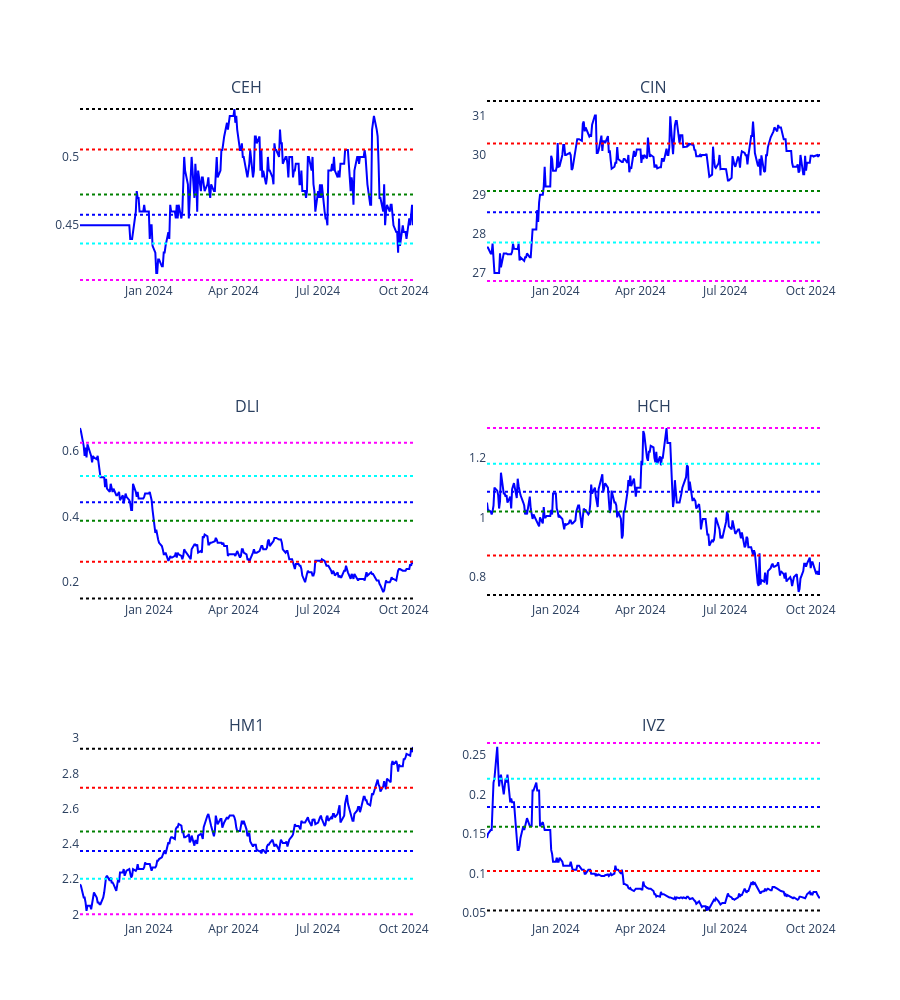

Notebook cell for this chart:
### Code cell
fig = fibonacci_retracement_strategy(list(result.keys()), days = PLAN_RANGE * 2)
fig.update_layout(
    height = 1000
)
fig.show()

### Figure 1 — Plotly figure (JSON) as saved in the notebook; plotly's stock layout.template omitted (floating-point values rounded to 4 significant figures; data arrays with more than 128 entries replaced by an {"elided": "..."} marker saying what was removed)
{"data": [{"hoverinfo": "x+y", "marker": {"color": "blue"}, "name": "CEH", "showlegend": false, "type": "scatter", "x": {"elided": "257 str values"}, "xaxis": "x", "y": {"elided": "257 float values"}, "yaxis": "y"}, {"hoverinfo": "x+y", "marker": {"color": "blue"}, "name": "CIN", "showlegend": false, "type": "scatter", "x": {"elided": "257 str values"}, "xaxis": "x2", "y": {"elided": "257 float values"}, "yaxis": "y2"}, {"hoverinfo": "x+y", "marker": {"color": "blue"}, "name": "DLI", "showlegend": false, "type": "scatter", "x": {"elided": "257 str values"}, "xaxis": "x3", "y": {"elided": "257 float values"}, "yaxis": "y3"}, {"hoverinfo": "x+y", "marker": {"color": "blue"}, "name": "HCH", "showlegend": false, "type": "scatter", "x": {"elided": "257 str values"}, "xaxis": "x4", "y": {"elided": "257 float values"}, "yaxis": "y4"}, {"hoverinfo": "x+y", "marker": {"color": "blue"}, "name": "HM1", "showlegend": false, "type": "scatter", "x": {"elided": "257 str values"}, "xaxis": "x5", "y": {"elided": "257 float values"}, "yaxis": "y5"}, {"hoverinfo": "x+y", "marker": {"color": "blue"}, "name": "IVZ", "showlegend": false, "type": "scatter", "x": {"elided": "257 str values"}, "xaxis": "x6", "y": {"elided": "257 float values"}, "yaxis": "y6"}], "layout": {"annotations": [{"font": {"size": 16}, "showarrow": false, "text": "CEH", "x": 0.225, "xanchor": "center", "xref": "paper", "y": 1, "yanchor": "bottom", "yref": "paper"}, {"font": {"size": 16}, "showarrow": false, "text": "CIN", "x": 0.775, "xanchor": "center", "xref": "paper", "y": 1, "yanchor": "bottom", "yref": "paper"}, {"font": {"size": 16}, "showarrow": false, "text": "DLI", "x": 0.225, "xanchor": "center", "xref": "paper", "y": 0.6111, "yanchor": "bottom", "yref": "paper"}, {"font": {"size": 16}, "showarrow": false, "text": "HCH", "x": 0.775, "xanchor": "center", "xref": "paper", "y": 0.6111, "yanchor": "bottom", "yref": "paper"}, {"font": {"size": 16}, "showarrow": false, "text": "HM1", "x": 0.225, "xanchor": "center", "xref": "paper", "y": 0.2222, "yanchor": "bottom", "yref": "paper"}, {"font": {"size": 16}, "showarrow": false, "text": "IVZ", "x": 0.775, "xanchor": "center", "xref": "paper", "y": 0.2222, "yanchor": "bottom", "yref": "paper"}], "height": 1000, "paper_bgcolor": "white", "plot_bgcolor": "white", "shapes": [{"line": {"color": "black", "dash": "dot"}, "type": "line", "x0": 0, "x1": 1, "xref": "x domain", "y0": 0.535, "y1": 0.535, "yref": "y"}, {"line": {"color": "red", "dash": "dot"}, "type": "line", "x0": 0, "x1": 1, "xref": "x domain", "y0": 0.5055, "y1": 0.5055, "yref": "y"}, {"line": {"color": "green", "dash": "dot"}, "type": "line", "x0": 0, "x1": 1, "xref": "x domain", "y0": 0.4725, "y1": 0.4725, "yref": "y"}, {"line": {"color": "blue", "dash": "dot"}, "type": "line", "x0": 0, "x1": 1, "xref": "x domain", "y0": 0.4578, "y1": 0.4578, "yref": "y"}, {"line": {"color": "cyan", "dash": "dot"}, "type": "line", "x0": 0, "x1": 1, "xref": "x domain", "y0": 0.4368, "y1": 0.4368, "yref": "y"}, {"line": {"color": "magenta", "dash": "dot"}, "type": "line", "x0": 0, "x1": 1, "xref": "x domain", "y0": 0.41, "y1": 0.41, "yref": "y"}, {"line": {"color": "black", "dash": "dot"}, "type": "line", "x0": 0, "x1": 1, "xref": "x2 domain", "y0": 31.37, "y1": 31.37, "yref": "y2"}, {"line": {"color": "red", "dash": "dot"}, "type": "line", "x0": 0, "x1": 1, "xref": "x2 domain", "y0": 30.29, "y1": 30.29, "yref": "y2"}, {"line": {"color": "green", "dash": "dot"}, "type": "line", "x0": 0, "x1": 1, "xref": "x2 domain", "y0": 29.09, "y1": 29.09, "yref": "y2"}, {"line": {"color": "blue", "dash": "dot"}, "type": "line", "x0": 0, "x1": 1, "xref": "x2 domain", "y0": 28.55, "y1": 28.55, "yref": "y2"}, {"line": {"color": "cyan", "dash": "dot"}, "type": "line", "x0": 0, "x1": 1, "xref": "x2 domain", "y0": 27.78, "y1": 27.78, "yref": "y2"}, {"line": {"color": "magenta", "dash": "dot"}, "type": "line", "x0": 0, "x1": 1, "xref": "x2 domain", "y0": 26.8, "y1": 26.8, "yref": "y2"}, {"line": {"color": "black", "dash": "dot"}, "type": "line", "x0": 0, "x1": 1, "xref": "x3 domain", "y0": 0.15, "y1": 0.15, "yref": "y3"}, {"line": {"color": "red", "dash": "dot"}, "type": "line", "x0": 0, "x1": 1, "xref": "x3 domain", "y0": 0.2621, "y1": 0.2621, "yref": "y3"}, {"line": {"color": "green", "dash": "dot"}, "type": "line", "x0": 0, "x1": 1, "xref": "x3 domain", "y0": 0.3875, "y1": 0.3875, "yref": "y3"}, {"line": {"color": "blue", "dash": "dot"}, "type": "line", "x0": 0, "x1": 1, "xref": "x3 domain", "y0": 0.4436, "y1": 0.4436, "yref": "y3"}, {"line": {"color": "cyan", "dash": "dot"}, "type": "line", "x0": 0, "x1": 1, "xref": "x3 domain", "y0": 0.5234, "y1": 0.5234, "yref": "y3"}, {"line": {"color": "magenta", "dash": "dot"}, "type": "line", "x0": 0, "x1": 1, "xref": "x3 domain", "y0": 0.625, "y1": 0.625, "yref": "y3"}, {"line": {"color": "black", "dash": "dot"}, "type": "line", "x0": 0, "x1": 1, "xref": "x4 domain", "y0": 0.74, "y1": 0.74, "yref": "y4"}, {"line": {"color": "red", "dash": "dot"}, "type": "line", "x0": 0, "x1": 1, "xref": "x4 domain", "y0": 0.8722, "y1": 0.8722, "yref": "y4"}, {"line": {"color": "green", "dash": "dot"}, "type": "line", "x0": 0, "x1": 1, "xref": "x4 domain", "y0": 1.02, "y1": 1.02, "yref": "y4"}, {"line": {"color": "blue", "dash": "dot"}, "type": "line", "x0": 0, "x1": 1, "xref": "x4 domain", "y0": 1.086, "y1": 1.086, "yref": "y4"}, {"line": {"color": "cyan", "dash": "dot"}, "type": "line", "x0": 0, "x1": 1, "xref": "x4 domain", "y0": 1.18, "y1": 1.18, "yref": "y4"}, {"line": {"color": "magenta", "dash": "dot"}, "type": "line", "x0": 0, "x1": 1, "xref": "x4 domain", "y0": 1.3, "y1": 1.3, "yref": "y4"}, {"line": {"color": "black", "dash": "dot"}, "type": "line", "x0": 0, "x1": 1, "xref": "x5 domain", "y0": 2.94, "y1": 2.94, "yref": "y5"}, {"line": {"color": "red", "dash": "dot"}, "type": "line", "x0": 0, "x1": 1, "xref": "x5 domain", "y0": 2.718, "y1": 2.718, "yref": "y5"}, {"line": {"color": "green", "dash": "dot"}, "type": "line", "x0": 0, "x1": 1, "xref": "x5 domain", "y0": 2.471, "y1": 2.471, "yref": "y5"}, {"line": {"color": "blue", "dash": "dot"}, "type": "line", "x0": 0, "x1": 1, "xref": "x5 domain", "y0": 2.36, "y1": 2.36, "yref": "y5"}, {"line": {"color": "cyan", "dash": "dot"}, "type": "line", "x0": 0, "x1": 1, "xref": "x5 domain", "y0": 2.202, "y1": 2.202, "yref": "y5"}, {"line": {"color": "magenta", "dash": "dot"}, "type": "line", "x0": 0, "x1": 1, "xref": "x5 domain", "y0": 2.001, "y1": 2.001, "yref": "y5"}, {"line": {"color": "black", "dash": "dot"}, "type": "line", "x0": 0, "x1": 1, "xref": "x6 domain", "y0": 0.0535, "y1": 0.0535, "yref": "y6"}, {"line": {"color": "red", "dash": "dot"}, "type": "line", "x0": 0, "x1": 1, "xref": "x6 domain", "y0": 0.1034, "y1": 0.1034, "yref": "y6"}, {"line": {"color": "green", "dash": "dot"}, "type": "line", "x0": 0, "x1": 1, "xref": "x6 domain", "y0": 0.1592, "y1": 0.1592, "yref": "y6"}, {"line": {"color": "blue", "dash": "dot"}, "type": "line", "x0": 0, "x1": 1, "xref": "x6 domain", "y0": 0.1842, "y1": 0.1842, "yref": "y6"}, {"line": {"color": "cyan", "dash": "dot"}, "type": "line", "x0": 0, "x1": 1, "xref": "x6 domain", "y0": 0.2197, "y1": 0.2197, "yref": "y6"}, {"line": {"color": "magenta", "dash": "dot"}, "type": "line", "x0": 0, "x1": 1, "xref": "x6 domain", "y0": 0.265, "y1": 0.265, "yref": "y6"}], "xaxis": {"anchor": "y", "domain": [0, 0.45], "range": ["2023-10-19", "2024-10-11"]}, "xaxis2": {"anchor": "y2", "domain": [0.55, 1], "range": ["2023-10-19", "2024-10-11"]}, "xaxis3": {"anchor": "y3", "domain": [0, 0.45], "range": ["2023-10-19", "2024-10-11"]}, "xaxis4": {"anchor": "y4", "domain": [0.55, 1], "range": ["2023-10-19", "2024-10-11"]}, "xaxis5": {"anchor": "y5", "domain": [0, 0.45], "range": ["2023-10-19", "2024-10-11"]}, "xaxis6": {"anchor": "y6", "domain": [0.55, 1], "range": ["2023-10-19", "2024-10-11"]}, "yaxis": {"anchor": "x", "domain": [0.7778, 1]}, "yaxis2": {"anchor": "x2", "domain": [0.7778, 1]}, "yaxis3": {"anchor": "x3", "domain": [0.3889, 0.6111]}, "yaxis4": {"anchor": "x4", "domain": [0.3889, 0.6111]}, "yaxis5": {"anchor": "x5", "domain": [0, 0.2222]}, "yaxis6": {"anchor": "x6", "domain": [0, 0.2222]}}}
